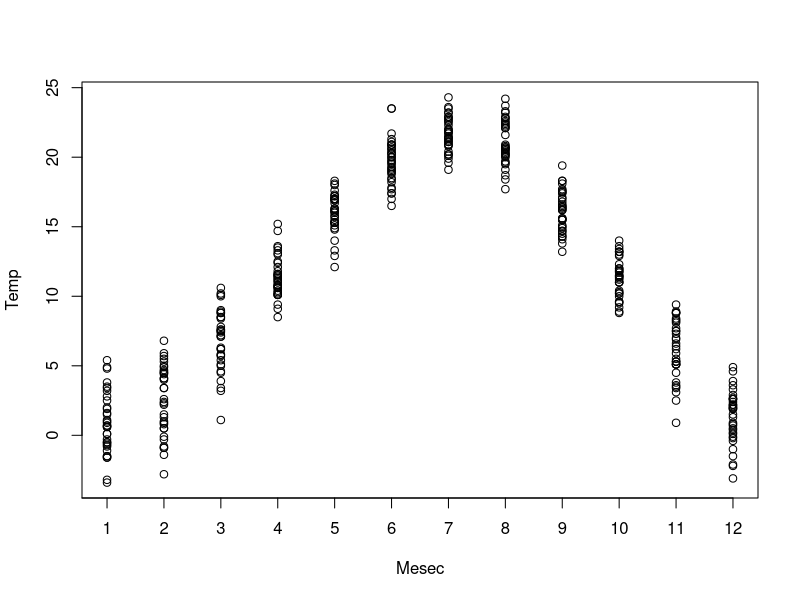
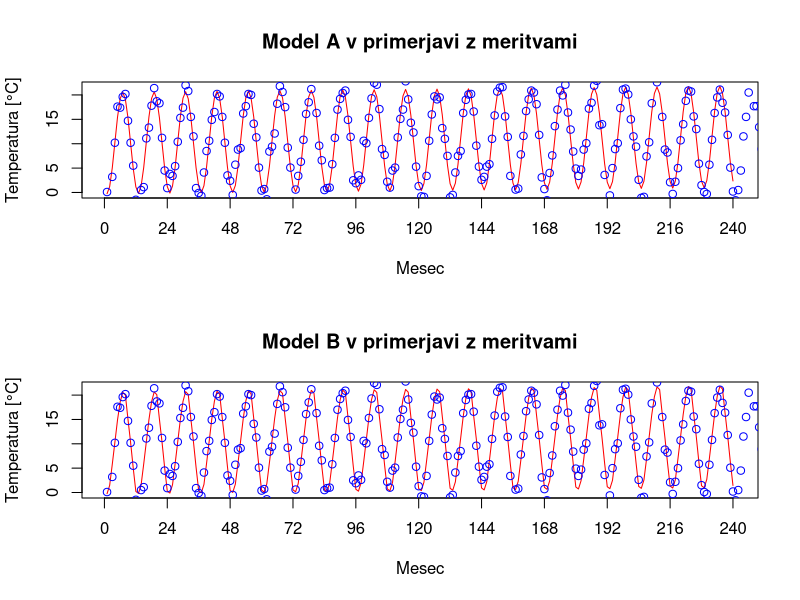

These charts were generated, in order, by the following R code:
#Nastavimo na lokacijo v računalniku, ki vsebuje vse datoteke projektne naloge
#Npr. setwd("C:/Users/Uporabnik/Documents/GitHub/STAT")

#Če še nismo, naložimo paket tidyverse
#install.packages("tidyverse")

#Naložimo podatke

TempLJ <- read.csv("Temp_LJ.csv")

Mesec <- TempLJ$MESEC
Temp <- TempLJ$TEMPERATURA

#Za občutek narišemo razpršeni graf temperatur glede na mesec

plot(Mesec, Temp, xaxp = c(0, 12, 12))

#Sestavimo matriko Xa za model A

Xa <- matrix(rep(1, 4*420), nrow = 420, ncol = 4)

for(i in 1:420){
	Xa[i, 2] <- i
	Xa[i, 3] <- sin(i*pi / 6)
	Xa[i, 4] <- cos(i*pi / 6)
}

#Izračunamo cenilko po MNK za vektor parametrov modela A
Ba <- lsfit(Xa, Temp, intercept = FALSE)

Betaa <- Ba$coefficients

#Sestavimo matriko Xb za model B

Xb <- matrix(rep(0, 13*420), nrow = 420, ncol = 13)

for(i in 1:420){
	Xb[i, 13] <- i
	for(j in 1:11){
		if(i %% 12 == 0){
			Xb[i, 12] <- 1
		}
		else if(i %% 12 == j){
			Xb[i, j] <- 1
		}
	}
	
}

#Izračunamo cenilko po MNK za vektor parametrov modela B
Bb <- lsfit(Xb, Temp, intercept = FALSE)

Betab<- Bb$coefficients

#Računamo reziduale za oba modela

resa <- Temp - Xa%*%Betaa

RSSa <- norm(resa, type="2")

resb <- Temp - Xb%*%Betab

RSSb <- norm(resb, type="2")

#Poračunamo kvocient F

n <- length(Temp)
p <- length(Betab)
q <- length(Betaa)

Fs <- ((RSSa - RSSb)/(p - q)) / (RSSb / (n - p))

t1 <- qf(0.99, df1 = p-q, df2 = n-p)
t2 <- qf(0.95, df1 = p-q, df2 = n-p)

#Izračun Akaikejeve informacije

#Za model A

AICa <- 2*q + n*log(RSSa)

#Za model B

AICb <- 2*p + n*log(RSSb)

#Narišemo modela

modelA <- function(x){
	y <- Betaa[[1]] + Betaa[[2]]*x + Betaa[[3]]*sin(x *pi/6) + Betaa[[4]]*cos(x*pi/6)
}

modelB <- function(x) {
	m <- rep(0, length(x))
	for(i in 1:length(x)){
		if(x[i]%%12 != 0){
			j <- x[i]%%12
			m[i] <- Betab[[j]]
		}
		else {
			m[i] <- Betab[[12]]
		}
	}
	y <- m + Betab[[13]]*x
}

num <- seq(1, 240, 1)

par(mfrow=c(2, 1))

plot(num, modelA(num), main="Model A v primerjavi z meritvami", type ="l", col="red", xlab="Mesec", ylab= "Temperatura [°C]", xaxp = c(0, 240, 10))
points(Temp, col="blue")

plot(num, modelB(num), main="Model B v primerjavi z meritvami", type ="l", col="red", xlab="Mesec", ylab= "Temperatura [°C]", xaxp = c(0, 240, 10))
points(Temp, col="blue")


paste(c("Cenilka za vektor parametrov modela A je:", Betaa))
paste(c("RSS modela A je:", RSSa))
paste(c("Cenilka za vektor parametrov modela B je:", Betab))
paste(c("RSS modela B je:", RSSb))
paste(c("Kvocient F za preizkus znaša:", Fs))
paste(c("Testna vrednost inverza kumulativne funkcije F-distribucije za alfa = 0.01:", t1))
paste(c("Testna vrednost inverza kumulativne funkcije F-distribucije za alfa = 0.05:", t2))
paste(c("AIC modela A je:", AICa))
paste(c("AIC modela B je:", AICb))
